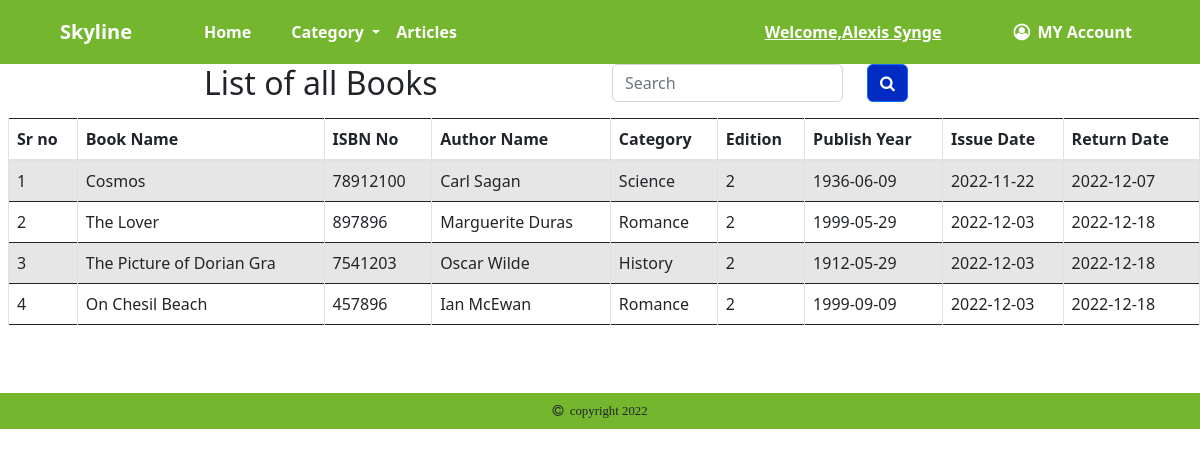
The page /user/my_books.php (signed in) on the database its author committed.
### tables this page shows
CREATE TABLE `users` (
  `user_id` int(11) NOT NULL,
  `first_name` varchar(25) NOT NULL,
  `last_name` varchar(25) NOT NULL,
  `email_id` varchar(255) NOT NULL,
  `password` varchar(255) NOT NULL,
  `user_status` tinyint(1) NOT NULL,
  `contact_number` varchar(10) NOT NULL,
  `address` varchar(255) NOT NULL,
  `payment_status` tinyint(1) NOT NULL,
  `registration_date` date NOT NULL,
  `pet_name` varchar(25) NOT NULL,
  `mother_name` varchar(25) NOT NULL,
  `birth_place` varchar(25) NOT NULL,
  `fine` float NOT NULL,
  `user_unique_id` varchar(25) NOT NULL,
  `image` varchar(255) NOT NULL,
  `residence_proof` varchar(255) NOT NULL,
  `user_role` int(11) NOT NULL,
  `account_status` int(11) DEFAULT NULL
);

CREATE TABLE `book_issue` (
  `book_issue_id` int(11) NOT NULL,
  `user_id` int(11) NOT NULL,
  `book_id` int(11) NOT NULL,
  `book_issue_date` date NOT NULL,
  `book_return_date` date NOT NULL,
  `book_return_status` tinyint(1) NOT NULL
);

CREATE TABLE `book_detail` (
  `book_id` int(11) NOT NULL,
  `ISBN_number` int(11) NOT NULL,
  `book_name` varchar(25) NOT NULL,
  `author_name` varchar(25) NOT NULL,
  `book_price` float NOT NULL,
  `short_description` varchar(255) NOT NULL,
  `category_id` int(11) NOT NULL,
  `book_stock_status` tinyint(1) NOT NULL,
  `book_edition` varchar(25) NOT NULL,
  `publish_year` date NOT NULL,
  `rack_no` int(11) NOT NULL,
  `book_status` tinyint(1) NOT NULL,
  `e_book` varchar(255) NOT NULL,
  `book_image` varchar(255) NOT NULL
);

CREATE TABLE `category` (
  `category_id` int(11) NOT NULL,
  `category_name` varchar(25) NOT NULL,
  `category_status` int(15) DEFAULT NULL,
  `category_image` varchar(255) NOT NULL
);

### user/my_books.php (the view, shortened to what this page needs)
<?php
     include_once("../dbConfig.php");
?>
<!DOCTYPE html>
<html lang="en">
<head>
    <link rel="stylesheet" href="https://cdnjs.cloudflare.com/ajax/libs/font-awesome/4.7.0/css/font-awesome.min.css">
      <link rel="stylesheet" href="https://stackpath.bootstrapcdn.com/bootstrap/4.4.1/css/bootstrap.min.css">
      <link rel="stylesheet" href="https://cdnjs.cloudflare.com/ajax/libs/font-awesome/4.7.0/css/font-awesome.min.css">
</head>
<body>
<?php include 'user_header.php';?>
<div class="row">
            <div class="col-2"></div>
                <div class="col-4">
                    <div class="h2">List of all Books</div>
                </div>
                <div class="col-6">
                    <div class="row">
                        <div class="col-5">
                            <input type="text" id="myInput" class="form-control searching" name = "" placeholder = "Search"  />
                        </div>
                        <div class="col-2">
                             <button type="button" class="btn btn-primary"><i class="fa fa-search"></i></button>
                        </div>
                    </div>
                </div>
        </div>
        <div class="card-body allBooksList">
            <div class="table-responsive text-info m-1 p-1">
                <table class="table table-bordered table-striped table-hover" id="myTable">
                    <thead>
                        <tr>
                            <th scope="col">Sr no</th>
                            <th scope="col">Book Name</th>
                            <th scope="col">ISBN No</th>
                            <th scope="col">Author Name</th>
                            <th scope="col">Category</th>
                            <th scope="col">Edition</th>
                            <th scope="col">Publish Year</th>
                            <th scope="col">Issue Date</th>
                            <th scope="col">Return Date</th>
                        </tr>
                    </thead>
                    <tbody>
                    <?php
                        $sr_no = 0;
                        $get_all_books = mysqli_query($mysqli, "SELECT * FROM book_detail INNER JOIN book_issue ON book_issue.book_id = book_detail.book_id AND book_issue.user_id = (SELECT user_id from users WHERE email_id = '$user_email')");
                        while($row = mysqli_fetch_array($get_all_books)){
                            $cat_id = $row['category_id'];
                            $category = "SELECT category_name FROM `category` WHERE category_id = $cat_id";
                            $category_result = mysqli_query($mysqli, $category) or die( mysqli_error($mysqli));
                            $category_row = mysqli_fetch_row($category_result);
                            $selected_category = $category_row[0];
                            $sr_no++;
                    ?>
                    <tr>
                        <td> <?php echo $sr_no; ?> </td>
                        <td><?php echo $row['book_name']; ?></td>
                        <td><?php echo $row['ISBN_number']; ?></td>
                        <td><?php echo $row['author_name']; ?></td>
                        <td><?php echo $selected_category; ?></td>
                        <td><?php echo $row['book_edition']; ?></td>
                        <td><?php echo $row['publish_year']; ?></td>
                        <td><?php echo $row['book_issue_date']; ?></td>
                        <td><?php echo $row['book_return_date']; ?></td>
                        </tr>
                    <?php } ?>
                    </tbody>
                </table>
            </div>
        </div>
<?php include 'footer.php';?>
</body>
</html>

### user/user_header.php (shortened to what this page needs)
<?php
    include_once("../dbConfig.php");
?>
<!doctype html>
<nav class="navbar navbar-expand-lg navbar-dark bg-success">
  <div class="container-fluid">
    <a class="navbar-brand ms-5 fw-bold " href="../index.php">Skyline</a>
    <div class="collapse navbar-collapse fw-bolder" id="navbarSupportedContent">
      <ul class="navbar-nav me-auto mb-2 mb-lg-0 ms-5">
        <li class="nav-item">
          <a class="nav-link active me-4" aria-current="page" href="user_dashboard.php">Home</a>
        </li>
        <li class="nav-item me-auto dropdown">
        <a class="nav-link dropdown-toggle active" href="javascript:void(0)" id="navbarDropdown1" role="button" data-bs-toggle="dropdown" aria-expanded="false">
            <span class="pt-1">Category </span></a>
        </li>
        <li class="nav-item">
          <a class="nav-link active" aria-current="page" href="articles.php">Articles</a>
        </li>
      </ul>
      <?php
        $user_email = $_SESSION['email_id'];
        $user_email_query = "SELECT * FROM `users` where email_id = '$user_email'";
        $user_email_query_result = mysqli_query($mysqli, $user_email_query) or die( mysqli_error($mysqli));
        $user_Row = mysqli_fetch_row($user_email_query_result);
        $user_full_name = $user_Row[1]. " " . $user_Row[2];
      ?>
      <ul class="navbar-nav me-5  mb-2 mb-lg-0">
        <span class="nav-link active"><u>Welcome,<?php echo $user_full_name;?></u></span>
    </ul>
      <ul class="navbar-nav me-5 mb-2 mb-lg-0">
       <li class="nav-item me-auto dropdown">
         <a class="nav-link active d-flex" href="javascript:void(0)" id="navbarDropdown1" role="button" data-bs-toggle="dropdown" aria-expanded="false"><i class=" nav-link active fa fa-user-circle-o" ></i><span class="pt-1">MY Account </span></a>
        </li>
    </ul>
    </div>
  </div>
</nav>

### rows shown on the page
users: user_full_name "Alexis Synge"
book_issue: book.book_name "Cosmos", book.ISBN_number "78912100", book.author_name "Carl Sagan", category.category_name "Science", book.book_edition "2", book.publish_year "1936-06-09", book_issue_date "2022-11-22", book_return_date "2022-12-07"
book_issue: book.book_name "The Lover", book.ISBN_number "897896", book.author_name "Marguerite Duras", category.category_name "Romance", book.book_edition "2", book.publish_year "1999-05-29", book_issue_date "2022-12-03", book_return_date "2022-12-18"
book_issue: book.book_name "The Picture of Dorian Gra", book.ISBN_number "7541203", book.author_name "Oscar Wilde", category.category_name "History", book.book_edition "2", book.publish_year "1912-05-29", book_issue_date "2022-12-03", book_return_date "2022-12-18"
book_issue: book.book_name "On Chesil Beach", book.ISBN_number "457896", book.author_name "Ian McEwan", category.category_name "Romance", book.book_edition "2", book.publish_year "1999-09-09", book_issue_date "2022-12-03", book_return_date "2022-12-18"
